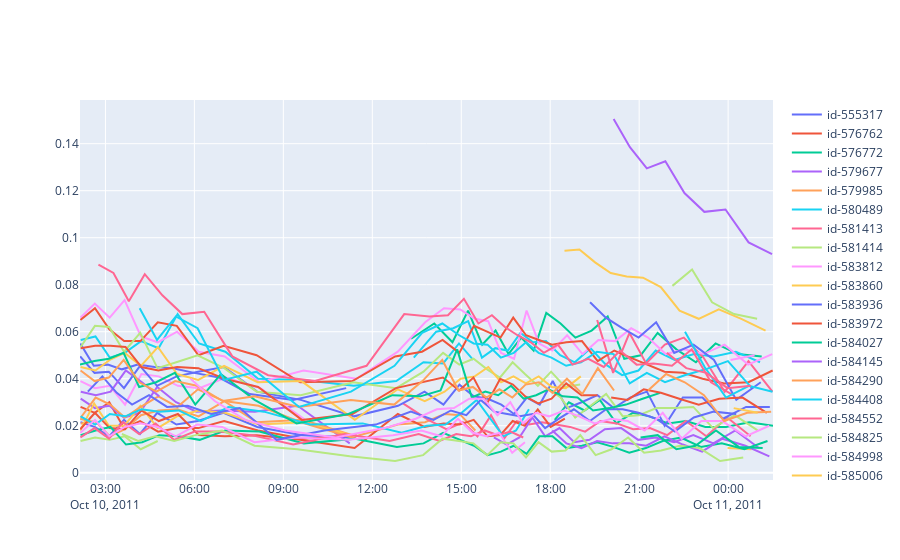

The code cell stored with this chart in its notebook:
### Code cell
average_ctr = data.gather_all_average_ctrs(average_over=2000)
get_average_ctr_plot(average_ctr)
